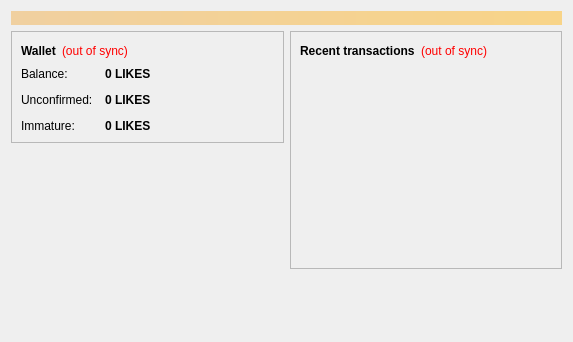
<?xml version="1.0" encoding="UTF-8"?>
<ui version="4.0">
 <class>OverviewPage</class>
 <widget class="QWidget" name="OverviewPage">
  <property name="geometry">
   <rect>
    <x>0</x>
    <y>0</y>
    <width>573</width>
    <height>342</height>
   </rect>
  </property>
  <property name="windowTitle">
   <string>Form</string>
  </property>
  <layout class="QVBoxLayout" name="topLayout">
   <item>
    <widget class="QLabel" name="labelAlerts">
     <property name="visible">
      <bool>false</bool>
     </property>
     <property name="styleSheet">
      <string notr="true">background-color: qlineargradient(x1: 0, y1: 0, x2: 1, y2: 0, stop:0 #F0D0A0, stop:1 #F8D488); color:#000000;</string>
     </property>
     <property name="wordWrap">
      <bool>true</bool>
     </property>
     <property name="margin">
      <number>3</number>
     </property>
    </widget>
   </item>
   <item>
    <layout class="QHBoxLayout" name="horizontalLayout" stretch="1,1">
     <item>
      <layout class="QVBoxLayout" name="verticalLayout_2">
       <item>
        <widget class="QFrame" name="frame">
         <property name="frameShape">
          <enum>QFrame::StyledPanel</enum>
         </property>
         <property name="frameShadow">
          <enum>QFrame::Raised</enum>
         </property>
         <layout class="QVBoxLayout" name="verticalLayout_4">
          <item>
           <layout class="QHBoxLayout" name="horizontalLayout_4">
            <item>
             <widget class="QLabel" name="label_5">
              <property name="font">
               <font>
                <weight>75</weight>
                <bold>true</bold>
               </font>
              </property>
              <property name="text">
               <string>Wallet</string>
              </property>
             </widget>
            </item>
            <item>
             <widget class="QLabel" name="labelWalletStatus">
              <property name="toolTip">
               <string>The displayed information may be out of date. Your wallet automatically synchronizes with the LikesCoin network after a connection is established, but this process has not completed yet.</string>
              </property>
              <property name="styleSheet">
               <string notr="true">QLabel { color: red; }</string>
              </property>
              <property name="text">
               <string notr="true">(out of sync)</string>
              </property>
              <property name="alignment">
               <set>Qt::AlignLeading|Qt::AlignLeft|Qt::AlignVCenter</set>
              </property>
             </widget>
            </item>
            <item>
             <spacer name="horizontalSpacer_2">
              <property name="orientation">
               <enum>Qt::Horizontal</enum>
              </property>
              <property name="sizeHint" stdset="0">
               <size>
                <width>40</width>
                <height>20</height>
               </size>
              </property>
             </spacer>
            </item>
           </layout>
          </item>
          <item>
           <layout class="QFormLayout" name="formLayout_2">
            <property name="fieldGrowthPolicy">
             <enum>QFormLayout::AllNonFixedFieldsGrow</enum>
            </property>
            <property name="horizontalSpacing">
             <number>12</number>
            </property>
            <property name="verticalSpacing">
             <number>12</number>
            </property>
            <item row="0" column="0">
             <widget class="QLabel" name="label">
              <property name="text">
               <string>Balance:</string>
              </property>
             </widget>
            </item>
            <item row="0" column="1">
             <widget class="QLabel" name="labelBalance">
              <property name="font">
               <font>
                <weight>75</weight>
                <bold>true</bold>
               </font>
              </property>
              <property name="cursor">
               <cursorShape>IBeamCursor</cursorShape>
              </property>
              <property name="toolTip">
               <string>Your current balance</string>
              </property>
              <property name="text">
               <string notr="true">0 LIKES</string>
              </property>
              <property name="textInteractionFlags">
               <set>Qt::LinksAccessibleByMouse|Qt::TextSelectableByKeyboard|Qt::TextSelectableByMouse</set>
              </property>
             </widget>
            </item>
            <item row="1" column="0">
             <widget class="QLabel" name="label_3">
              <property name="text">
               <string>Unconfirmed:</string>
              </property>
             </widget>
            </item>
            <item row="1" column="1">
             <widget class="QLabel" name="labelUnconfirmed">
              <property name="font">
               <font>
                <weight>75</weight>
                <bold>true</bold>
               </font>
              </property>
              <property name="cursor">
               <cursorShape>IBeamCursor</cursorShape>
              </property>
              <property name="toolTip">
               <string>Total of transactions that have yet to be confirmed, and do not yet count toward the current balance</string>
              </property>
              <property name="text">
               <string notr="true">0 LIKES</string>
              </property>
              <property name="textInteractionFlags">
               <set>Qt::LinksAccessibleByMouse|Qt::TextSelectableByKeyboard|Qt::TextSelectableByMouse</set>
              </property>
             </widget>
            </item>
            <item row="2" column="0">
             <widget class="QLabel" name="labelImmatureText">
              <property name="text">
               <string>Immature:</string>
              </property>
             </widget>
            </item>
            <item row="2" column="1">
             <widget class="QLabel" name="labelImmature">
              <property name="font">
               <font>
                <weight>75</weight>
                <bold>true</bold>
               </font>
              </property>
              <property name="toolTip">
               <string>Mined balance that has not yet matured</string>
              </property>
              <property name="text">
               <string notr="true">0 LIKES</string>
              </property>
              <property name="textInteractionFlags">
               <set>Qt::LinksAccessibleByMouse|Qt::TextSelectableByKeyboard|Qt::TextSelectableByMouse</set>
              </property>
             </widget>
            </item>
           </layout>
          </item>
         </layout>
        </widget>
       </item>
       <item>
        <spacer name="verticalSpacer">
         <property name="orientation">
          <enum>Qt::Vertical</enum>
         </property>
         <property name="sizeHint" stdset="0">
          <size>
           <width>20</width>
           <height>40</height>
          </size>
         </property>
        </spacer>
       </item>
      </layout>
     </item>
     <item>
      <layout class="QVBoxLayout" name="verticalLayout_3">
       <item>
        <widget class="QFrame" name="frame_2">
         <property name="frameShape">
          <enum>QFrame::StyledPanel</enum>
         </property>
         <property name="frameShadow">
          <enum>QFrame::Raised</enum>
         </property>
         <layout class="QVBoxLayout" name="verticalLayout">
          <item>
           <layout class="QHBoxLayout" name="horizontalLayout_2">
            <item>
             <widget class="QLabel" name="label_4">
              <property name="text">
               <string>&lt;b&gt;Recent transactions&lt;/b&gt;</string>
              </property>
             </widget>
            </item>
            <item>
             <widget class="QLabel" name="labelTransactionsStatus">
              <property name="toolTip">
               <string>The displayed information may be out of date. Your wallet automatically synchronizes with the LikesCoin network after a connection is established, but this process has not completed yet.</string>
              </property>
              <property name="styleSheet">
               <string notr="true">QLabel { color: red; }</string>
              </property>
              <property name="text">
               <string notr="true">(out of sync)</string>
              </property>
              <property name="alignment">
               <set>Qt::AlignRight|Qt::AlignTrailing|Qt::AlignVCenter</set>
              </property>
             </widget>
            </item>
            <item>
             <spacer name="horizontalSpacer">
              <property name="orientation">
               <enum>Qt::Horizontal</enum>
              </property>
              <property name="sizeHint" stdset="0">
               <size>
                <width>40</width>
                <height>20</height>
               </size>
              </property>
             </spacer>
            </item>
           </layout>
          </item>
          <item>
           <widget class="QListView" name="listTransactions">
            <property name="styleSheet">
             <string notr="true">QListView { background: transparent; }</string>
            </property>
            <property name="frameShape">
             <enum>QFrame::NoFrame</enum>
            </property>
            <property name="verticalScrollBarPolicy">
             <enum>Qt::ScrollBarAlwaysOff</enum>
            </property>
            <property name="horizontalScrollBarPolicy">
             <enum>Qt::ScrollBarAlwaysOff</enum>
            </property>
            <property name="selectionMode">
             <enum>QAbstractItemView::NoSelection</enum>
            </property>
           </widget>
          </item>
         </layout>
        </widget>
       </item>
       <item>
        <spacer name="verticalSpacer_2">
         <property name="orientation">
          <enum>Qt::Vertical</enum>
         </property>
         <property name="sizeHint" stdset="0">
          <size>
           <width>20</width>
           <height>40</height>
          </size>
         </property>
        </spacer>
       </item>
      </layout>
     </item>
    </layout>
   </item>
  </layout>
 </widget>
 <resources/>
 <connections/>
</ui>
